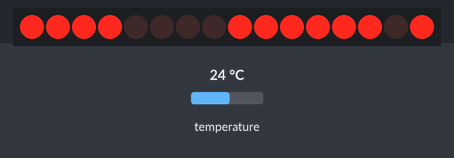
Simulated run of this sketch. Board: Arduino Uno, built with avr-gcc and run on an emulated ATmega328P. Shown: 16 shift-register outputs drawn as a row of LEDs (first output left, lit = HIGH). Wiring (inferred from the names in the program): 2 × shift register (74HC595): data pin 0; shift clock pin 2; latch pin 1. Wiring (inferred from the signals the program sends): row of LEDs: on Q0, Q1, Q2, Q3, Q4, Q5, Q6, Q7, Q8, Q9, Q10, Q11, Q12, Q13, Q14, Q15. The inputs (shaded band) are chosen by the test bench; at power-on: temperature 24 °C.

Above: at 0.1 s.
At 1.1 s:
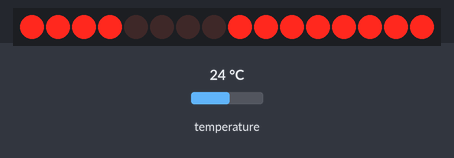
Timing chart, 0 to 2.6 s (numbered marks = the images above):
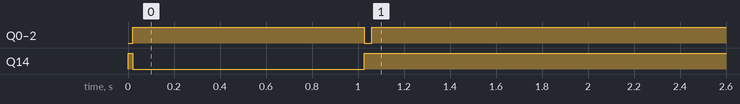

Measured:
- by itself, Q0–2: LOW → HIGH at 0.02 s, → LOW 1.0 s later, → HIGH 0.03 s later
- by itself, Q14: LOW → HIGH at 0.00 s, → LOW 0.02 s later, → HIGH 1.0 s later

The sketch:

TERMO_85.ino
```cpp
//задействованные контакты ардуино
#define SCLK 2
#define RCLK 1
#define DIO 0

#define MONITOR_INTERVAL 60000

byte digitBuffer[4];

void setup() {
  pinMode(RCLK, OUTPUT);
  pinMode(SCLK, OUTPUT);
  pinMode(DIO, OUTPUT);
}


float f = 2.1;
unsigned long time = 0;


void loop()
{
  ShowFloat(f);

  if ( time < millis() ) {
    ShowLine();
    f = GetTemp();
    time = millis() + MONITOR_INTERVAL;
  }
}

void ShowFloat(float f)
{
  int f2 = ((int)(f * 10));
  digitBuffer[3] = f2 % 10; f2 = f2 / 10;
  digitBuffer[2] = f2 % 10; f2 = f2 / 10;
  digitBuffer[1] = f2 % 10; f2 = f2 / 10;
  if (f < 0) digitBuffer[0] = 11;
  else digitBuffer[0] = 10;
  if (digitBuffer[1] == 0)
  {
    digitBuffer[1] = digitBuffer[0];
    digitBuffer[0] = 10;
  }

  showDisplay();
}

void ShowLine()
{
  digitalWrite(RCLK, LOW); // Открываем защелку

  shiftOut(DIO, SCLK, MSBFIRST, 0b10111111); // Отправляем байт с "числом"
  shiftOut(DIO, SCLK, MSBFIRST, 0b00001111); // выбираем разряд
  digitalWrite(RCLK, HIGH); // Защелкиваем регистры (завтавляем защелку выставить состояние выводов соответственно отправленным байтам)
  delay(1);
}

void showDisplay() {
  const byte digit[12] = { //маска для цифры
    0b11000000,//0
    0b11111001,//1
    0b10100100,//2
    0b10110000,//3
    0b10011001,//4
    0b10010010,//5
    0b10000010,//6
    0b11111000,//7
    0b10000000,//8
    0b10010000,//9
    0b11111111,//10(non)
    0b10111111,//11(-)
  };
  const byte chr[4] = { // маска для разряда
    0b00001000,//1
    0b00000100,//2
    0b00000010,//3
    0b00000001,//4

  };

  const byte dot = 0b01111111;


  //выполняем один проход по всем цифрам
  for (byte i = 0; i <= 3; i++)
  {
    digitalWrite(RCLK, LOW); // Открываем защелку
    byte n = digit[digitBuffer[i]];
    if (i == 2) n = n & dot;
    shiftOut(DIO, SCLK, MSBFIRST, n); // Отправляем байт с "числом"
    shiftOut(DIO, SCLK, MSBFIRST, chr[i]); // выбираем разряд
    digitalWrite(RCLK, HIGH); // Защелкиваем регистры (завтавляем защелку выставить состояние выводов соответственно отправленным байтам)
    delay(1);
  }
}
```

GetTemp.ino
```cpp
#include <OneWire.h>

OneWire ds(3); // на пине 10 (нужен резистор 4.7 КОм)

float GetTemp()
{
  byte i;
  byte present = 0;
  byte type_s;
  byte data[12];
  byte addr[8];
  float celsius, fahrenheit;

  if ( !ds.search(addr)) {
    ds.reset_search();
    delay(250);
    return -999;
  }

  if (OneWire::crc8(addr, 7) != addr[7]) {
    return -888;
  }

  // первый байт определяет чип
  switch (addr[0]) {
    case 0x10:
      // Serial.println(" Chip = DS18S20"); // или более старый DS1820
      type_s = 1;
      break;
    case 0x28:
      //  Serial.println(" Chip = DS18B20");
      type_s = 0;
      break;
    case 0x22:
      //  Serial.println(" Chip = DS1822");
      type_s = 0;
      break;
    default:
      //   Serial.println("Device is not a DS18x20 family device.");
      return -777;
  }

  ds.reset();
  ds.select(addr);
  ds.write(0x44); // начинаем преобразование, используя ds.write(0x44,1) с "паразитным" питанием
  delay(1000); // 750 может быть достаточно, а может быть и не хватит
  // мы могли бы использовать тут ds.depower(), но reset позаботится об этом
  present = ds.reset();
  ds.select(addr);
  ds.write(0xBE);

  for ( i = 0; i < 9; i++) { // нам необходимо 9 байт
    data[i] = ds.read();
  }

  int16_t raw = (data[1] << 8) | data[0];
  if (type_s) {
    raw = raw << 3; // разрешение 9 бит по умолчанию
    if (data[7] == 0x10) {
      raw = (raw & 0xFFF0) + 12 - data[6];
    }
  } else {
    byte cfg = (data[4] & 0x60);
    // при маленьких значениях, малые биты не определены, давайте их обнулим
    if (cfg == 0x00) raw = raw & ~7; // разрешение 9 бит, 93.75 мс
    else if (cfg == 0x20) raw = raw & ~3; // разрешение 10 бит, 187.5 мс
    else if (cfg == 0x40) raw = raw & ~1; // разрешение 11 бит, 375 мс
    //// разрешение по умолчанию равно 12 бит, время преобразования - 750 мс
  }
  celsius = (float)raw / 16.0;
  fahrenheit = celsius * 1.8 + 32.0;
 ds.reset_search();
  return celsius;
}
```
